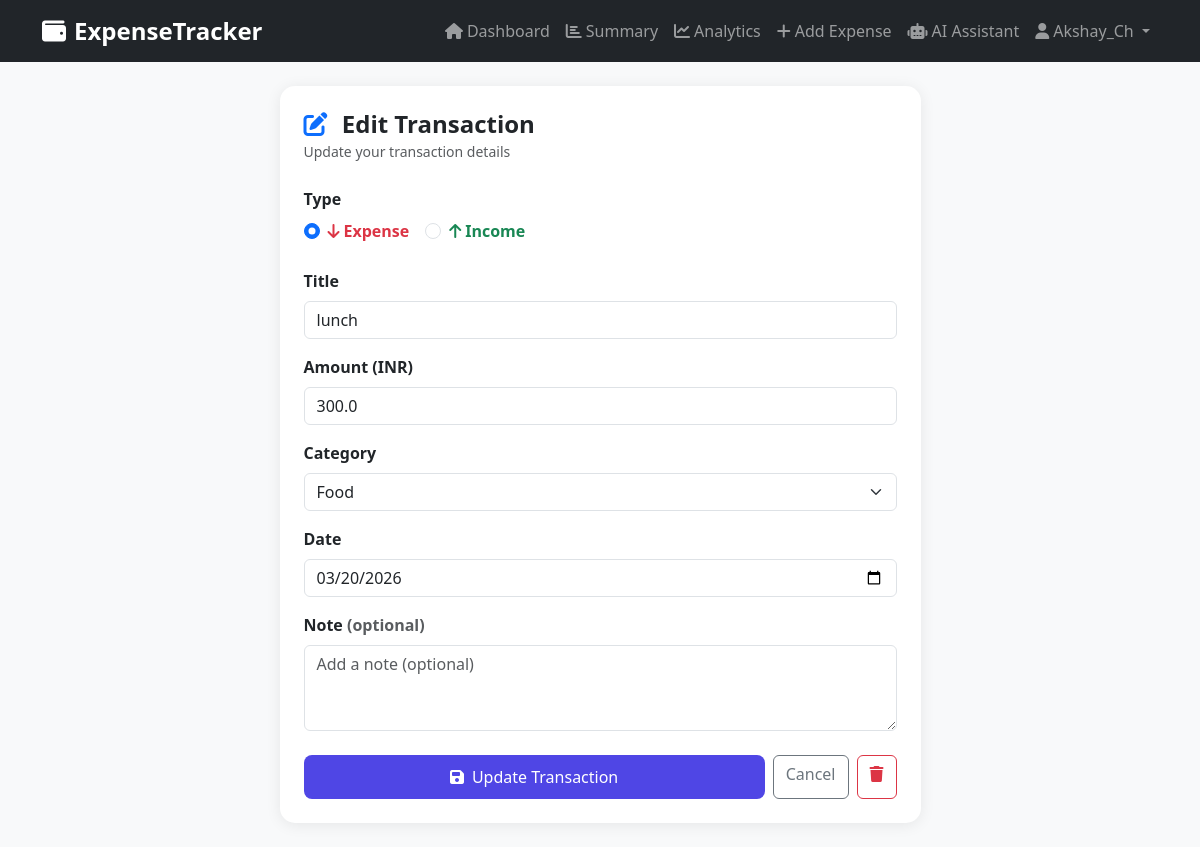
Screenshot of /expense/edit/9/ (signed in) with the database file from the repository.
### expenses/models.py (models this page shows, shortened)
class Expense(models.Model):
    STATUS_CHOICES = [
        ('income', 'Income'),
        ('expense', 'Expense'),
    ]
    user = models.ForeignKey(User, on_delete=models.CASCADE)
    category = models.ForeignKey(Category, on_delete=models.SET_NULL, null=True)
    title = models.CharField(max_length=200)
    amount = models.DecimalField(max_digits=10, decimal_places=1)
    type = models.CharField(max_length=10, choices=STATUS_CHOICES, default='expense')
    date = models.DateField()
    note = models.TextField(blank=True)
    created_at = models.DateTimeField(auto_now_add=True)
    updated_at = models.DateTimeField(auto_now=True)
    class Meta:
        ordering = ['-date']

### accounts/models.py (models this page shows, shortened)
class UserProfile(models.Model):
    user = models.OneToOneField(User, on_delete=models.CASCADE)
    profile_picture = models.ImageField(
        upload_to='profile_pics/',
        blank=True,
        null=True
    )
    currency = models.CharField(
        max_length=10,
        default='USD'
    )
    monthly_budget = models.DecimalField(
        max_digits=10,
        decimal_places=2,
        default=0.00
    )
    created_at = models.DateTimeField(auto_now_add=True)

### expenses/views.py (the view)
# urls.py: path('expense/edit/<int:pk>/', views.edit_expense_view, name='edit_expense'),
@login_required
def edit_expense_view(request, pk):
    expense = get_object_or_404(Expense, id=pk, user=request.user)
    if request.method == 'POST':
        form = ExpenseForm(request.user, request.POST, instance=expense)
        if form.is_valid():
            form.save()
            messages.success(request, 'Transaction updated successfully!')
            return redirect('expense_list')
        else:
            messages.error(request, 'Please fix the errors below.')
    else:
        form = ExpenseForm(request.user, instance=expense)
    try:
        currency = request.user.userprofile.currency
    except:
        currency = 'USD'
    return render(request, 'expenses/edit_expense.html', {
        'form': form,
        'expense': expense,
        'currency': currency
    })

### expenses/models.py (called while the page is built)
    def __str__(self):
        return self.name

### templates/expenses/edit_expense.html (shortened to what this page needs)
{% extends 'base.html' %}
{% block content %}
<div class="row justify-content-center">
    <div class="col-md-7">
        <div class="card p-4">
            <div class="mb-4">
                <h4 class="fw-bold mb-0">
                    <i class="fas fa-edit text-primary me-2"></i>
                    Edit Transaction
                </h4>
                <small class="text-muted">
                    Update your transaction details
                </small>
            </div>
            <form method="POST">
                <div class="mb-4">
                    <label class="form-label fw-semibold">Type</label>
                    <div class="d-flex gap-3">
                        <div class="form-check">
                            <input class="form-check-input" type="radio"
                                   name="type" value="expense"
                                   id="typeExpense"
                                   {% if expense.type == 'expense' %}checked{% endif %}>
                            <label class="form-check-label text-danger fw-semibold"
                                   for="typeExpense">
                                <i class="fas fa-arrow-down me-1"></i>Expense
                            </label>
                        </div>
                        <div class="form-check">
                            <input class="form-check-input" type="radio"
                                   name="type" value="income"
                                   id="typeIncome"
                                   {% if expense.type == 'income' %}checked{% endif %}>
                            <label class="form-check-label text-success fw-semibold"
                                   for="typeIncome">
                                <i class="fas fa-arrow-up me-1"></i>Income
                            </label>
                        </div>
                    </div>
                </div>
                <div class="mb-3">
                    <label class="form-label fw-semibold">Title</label>
                    {{ form.title }}
                </div>
                <div class="mb-3">
                    <label class="form-label fw-semibold">
                        Amount ({{ currency }})
                    </label>
                    {{ form.amount }}
                </div>
                <div class="mb-3">
                    <label class="form-label fw-semibold">Category</label>
                    {{ form.category }}
                </div>
                <div class="mb-3">
                    <label class="form-label fw-semibold">Date</label>
                    {{ form.date }}
                </div>
                <div class="mb-4">
                    <label class="form-label fw-semibold">
                        Note <span class="text-muted">(optional)</span>
                    </label>
                    {{ form.note }}
                </div>
                <div class="d-flex gap-2">
                    <button type="submit" class="btn btn-primary flex-grow-1">
                        <i class="fas fa-save me-2"></i>Update Transaction
                    </button>
                    <a href="{% url 'expense_list' %}"
                       class="btn btn-outline-secondary">
                        Cancel
                    </a>
                    <a href="{% url 'delete_expense' expense.id %}"
                       class="btn btn-outline-danger">
                        <i class="fas fa-trash"></i>
                    </a>
                </div>
            </form>
        </div>
    </div>
</div>
{% endblock %}

### templates/base.html (shortened to what this page needs)
<!DOCTYPE html>
<html lang="en">
<head>
    <link href="https://cdn.jsdelivr.net/npm/bootstrap@5.3.0/dist/css/bootstrap.min.css" rel="stylesheet">
    <link href="https://cdnjs.cloudflare.com/ajax/libs/font-awesome/6.4.0/css/all.min.css" rel="stylesheet">
</head>
<body>
    {% if user.is_authenticated %}
    <nav class="navbar navbar-expand-lg navbar-dark bg-dark">
        <div class="container">
            <a class="navbar-brand" href="#">
                <i class="fas fa-wallet me-2"></i>ExpenseTracker
            </a>
            <div class="collapse navbar-collapse" id="navbarNav">
                <ul class="navbar-nav ms-auto">
                    <li class="nav-item">
                        <a class="nav-link" href="{% url 'dashboard' %}">
                            <i class="fas fa-home me-1"></i>Dashboard
                        </a>
                    </li>
                    <li class="nav-item">
                        <a class="nav-link" href="{% url 'summary' %}">
                            <i class="fas fa-chart-bar me-1"></i>Summary
                        </a>
                    </li>
                    <li class="nav-item">
                        <a class="nav-link" href="{% url 'analytics' %}">
                            <i class="fas fa-chart-line me-1"></i>Analytics
                        </a>
                    </li>
                    <li class="nav-item">
                        <a class="nav-link" href="{% url 'add_expense' %}">
                            <i class="fas fa-plus me-1"></i>Add Expense
                        </a>
                    </li>
                     <li class="nav-item">
                        <a class="nav-link" href="{% url 'ai_assistant' %}">
                            <i class="fas fa-robot me-1"></i>AI Assistant
                        </a>
                    </li>
                    <li class="nav-item dropdown">
                        <a class="nav-link dropdown-toggle" href="#"
                           data-bs-toggle="dropdown">
                            <i class="fas fa-user me-1"></i>{{ user.username }}
                        </a>
                    </li>
                </ul>
            </div>
        </div>
    </nav>
    {% endif %}
    <main class="container my-4">
        {% block content %}{% endblock %}
    </main>
</body>
</html>

### templates/base.html (style rules this page uses)
body { background-color: #f8f9fa; font-family: 'Segoe UI', sans-serif; }
.navbar-brand { font-weight: 700; font-size: 1.5rem; }
.card { border: none; border-radius: 15px; box-shadow: 0 2px 15px rgba(0,0,0,0.08); }
.btn-primary { background: #4f46e5; border: none; border-radius: 8px; padding: 10px 20px; }

### rows the page displays
Expense: type "☑ Expense", type "☐ Income", title "lunch", amount "300.0", category "Food", date "03/20/2026"
UserProfile: currency "INR"

### other values shown
{{ user.username }} "Akshay_Ch"
